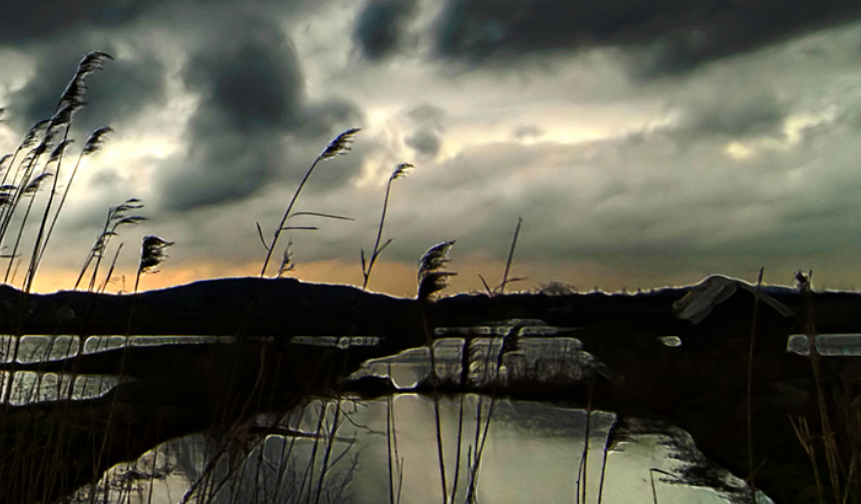
#> input picture OpenCV_Project/Opencv_Image_Processing/Img/1685795920851.jpg, 861 x 504 px
$ python 'Gamma transform.py'
#> lines starting #> are read from the running program, lines starting #| are printed output that depends on the picture
#!/user/bin/env python3
# -*- coding: utf-8 -*-
"""
图像归一化后得到图像I(r,c),伽马变换就是O(r,c)=I(r,c)^γ,0<=r<H,0<=c<W,
γ=1，图像不变，。如果图像整体或者感兴趣区域较暗，令0<γ<1可以增强对比度；如果较亮，则令γ>1,降低对比度。
实质上是对图像矩阵中的每一个值进行幂运算。
"""
import numpy as np
I=np.array([[1,2],[3,4]])
# O = np.power(I,2)
# print(O)

import cv2
# image = cv2.imread('../Img/1685800379512.jpg')  # gamma=0.5
image = cv2.imread('../Img/1685795920851.jpg')  # gamma=0.3
#> image is the input picture: shape (504, 861, 3); mean B, G, R 78.2, 92.1, 92.6
# image = cv2.imread('../Img/26.jpg')
# image = cv2.imread('../Img/001.jpg')
# image = cv2.cvtColor(image,cv2.COLOR_BGR2GRAY)
# 图像归一化
f1 = image/255.0
# 伽马变换
gamma = 0.3
O= np.power(f1,gamma)
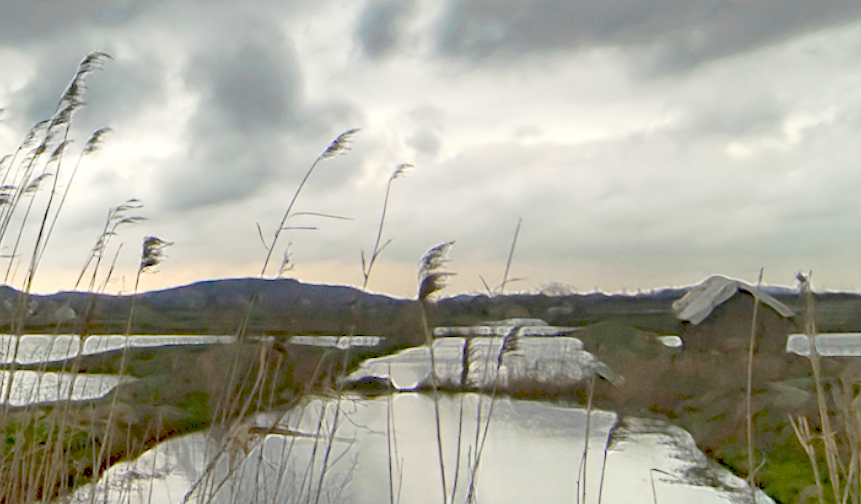
#> O: shape (504, 861, 3) float64; mean B, G, R 0.611, 0.663, 0.667
cv2.imshow('I',image)
cv2.imshow('O',O)
cv2.waitKey(0)
cv2.destroyAllWindows()

$ run again, with OpenCV_Project/Opencv_Image_Processing/Img/1685800379512.jpg copied over OpenCV_Project/Opencv_Image_Processing/Img/1685795920851.jpg
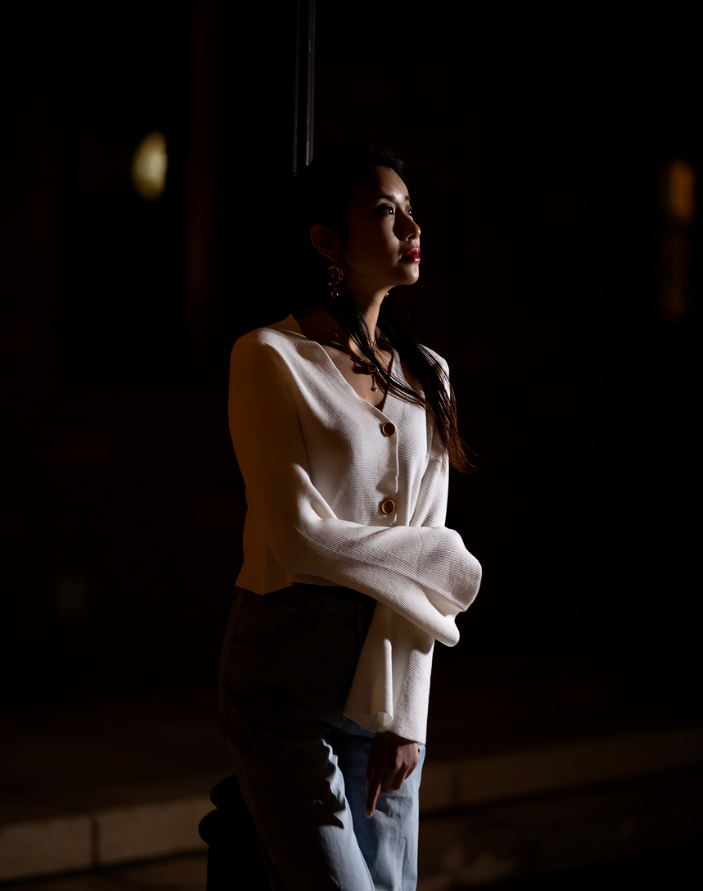
#> input picture OpenCV_Project/Opencv_Image_Processing/Img/1685800379512.jpg, 703 x 891 px
#> image is the input picture: shape (891, 703, 3); mean B, G, R 11.8, 13.8, 19.8
#> `O= np.power(f1,gamma)`:
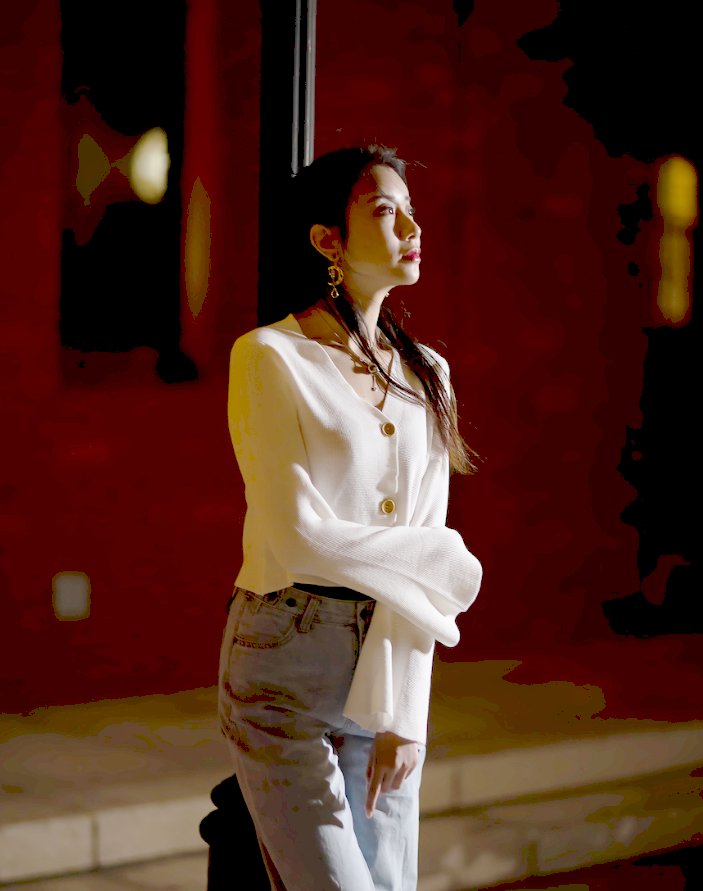
#> O: shape (891, 703, 3) float64; mean B, G, R 0.12, 0.164, 0.32

$ run again, with OpenCV_Project/Opencv_Image_Processing/Img/26.jpg copied over OpenCV_Project/Opencv_Image_Processing/Img/1685795920851.jpg
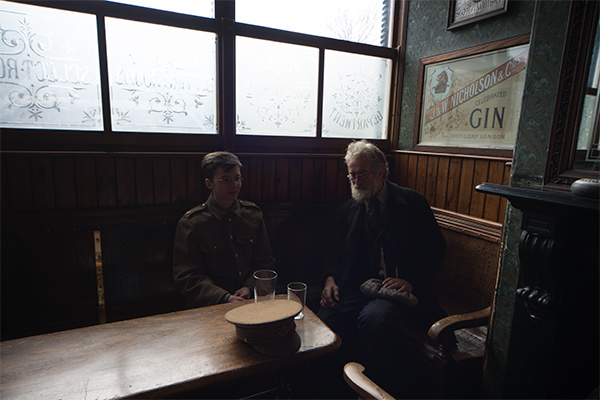
#> input picture OpenCV_Project/Opencv_Image_Processing/Img/26.jpg, 600 x 400 px
#> image is the input picture: shape (400, 600, 3); mean B, G, R 78.6, 78.2, 80.9
#> `O= np.power(f1,gamma)`:
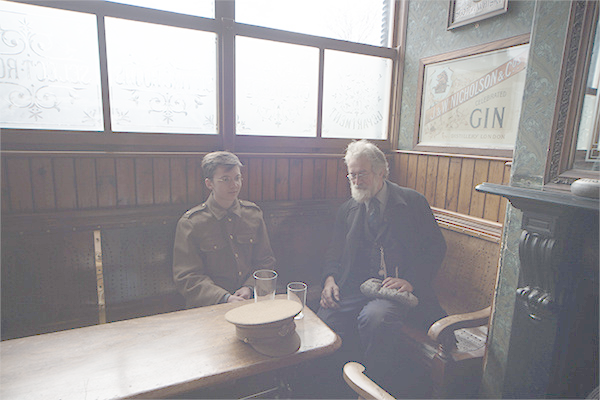
#> O: shape (400, 600, 3) float64; mean B, G, R 0.617, 0.609, 0.622

$ run again, with OpenCV_Project/Opencv_Image_Processing/Img/001.jpg copied over OpenCV_Project/Opencv_Image_Processing/Img/1685795920851.jpg
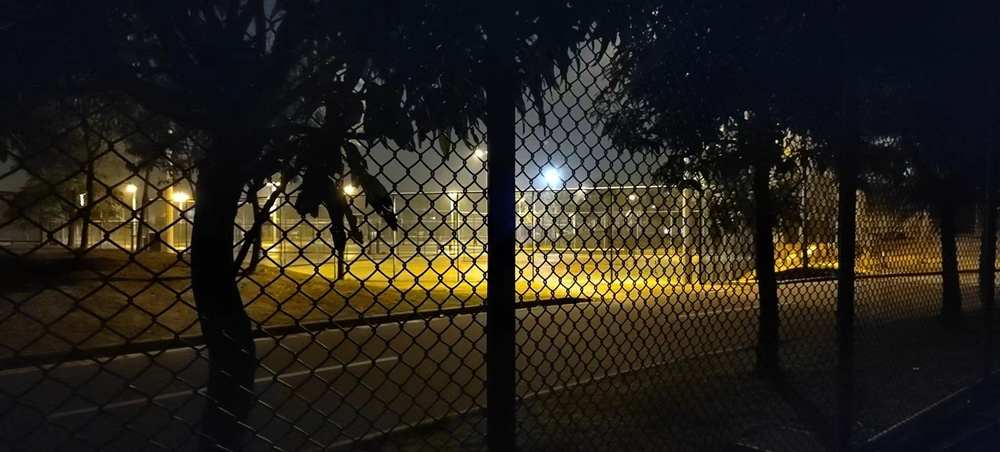
#> input picture OpenCV_Project/Opencv_Image_Processing/Img/001.jpg, 1000 x 452 px, shrunk from 1920 x 868 before the run
#> image is the input picture: shape (452, 1000, 3); mean B, G, R 27.2, 34.9, 39.1
#> `O= np.power(f1,gamma)`:
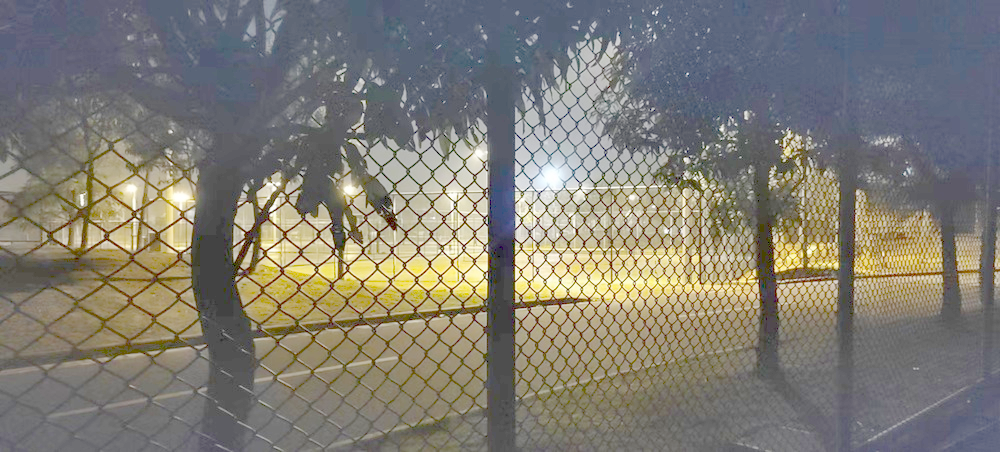
#> O: shape (452, 1000, 3) float64; mean B, G, R 0.458, 0.492, 0.504
